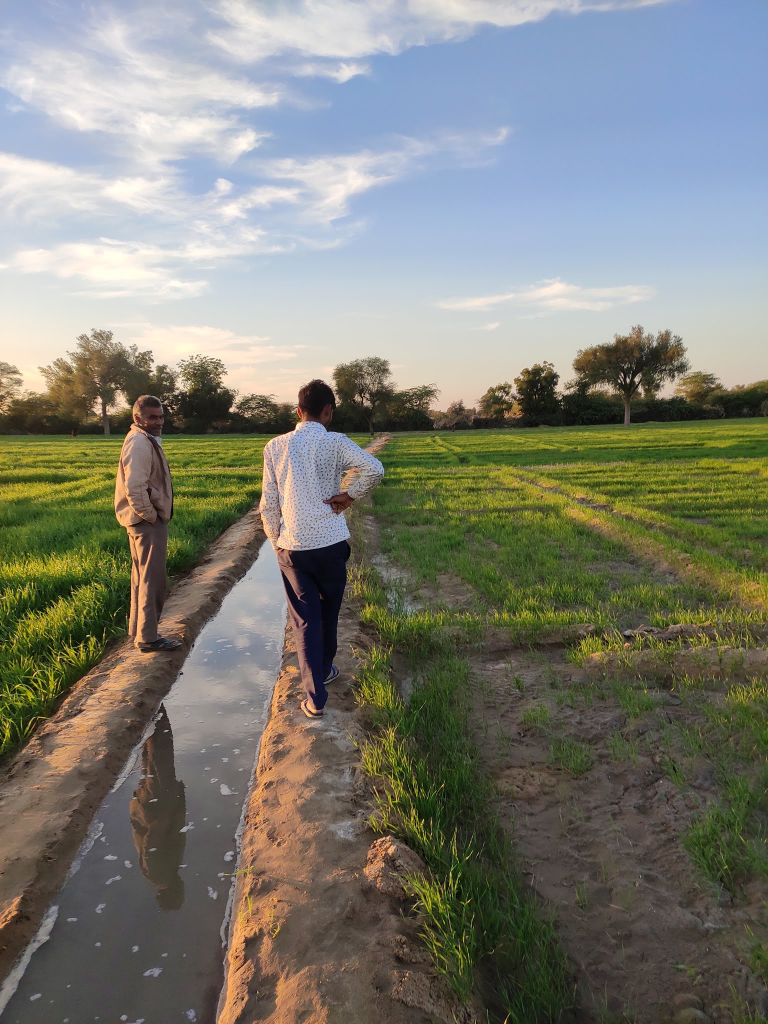
#> input picture Image Segmentation/1j.jpg, 1536 x 2048 px (shown at 1/2 size)
$ jupyter execute Thresholding.ipynb
#> lines starting #> are read from the running program, lines starting #| are printed output that depends on the picture; after the words box and inside, x2 and y2 are one past the last pixel; in counts of white or black regions, pixels touching at a corner belong together; long printed decimals are rounded
[cell 1]
import cv2
import matplotlib.pyplot as plt
import numpy as np
img = cv2.imread('1j.jpg')
#> img is the input picture: shape (2048, 1536, 3); mean B, G, R 116.7, 126.6, 125.8
img = cv2.cvtColor(img, cv2.COLOR_BGR2GRAY)
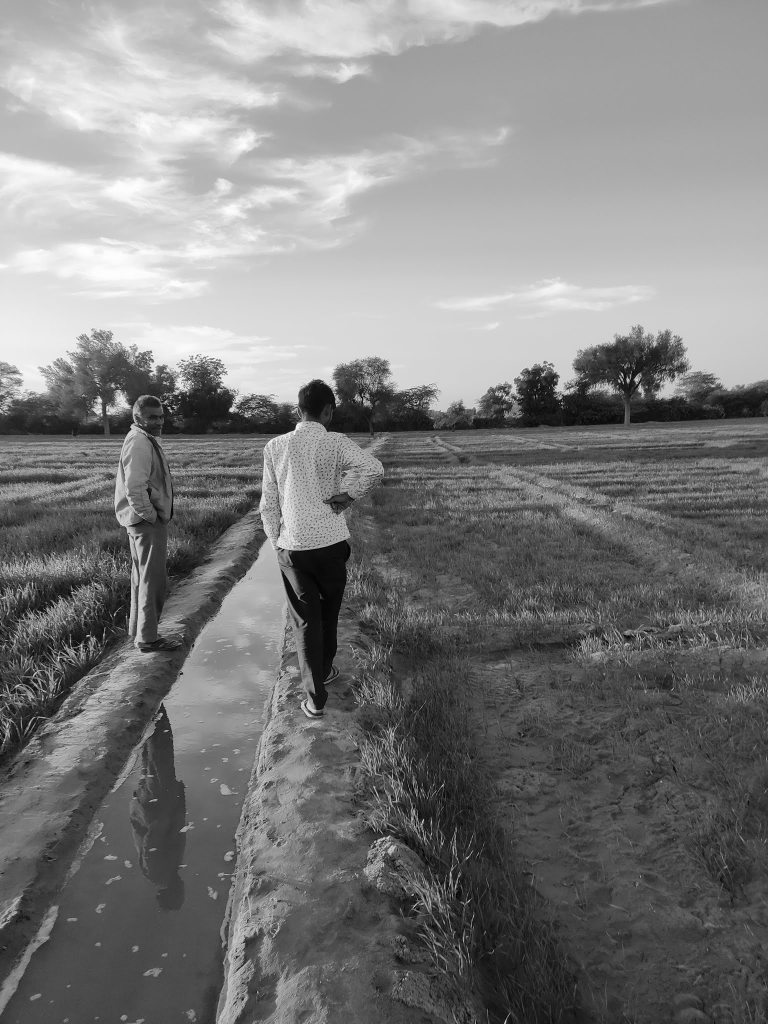
#> img: shape (2048, 1536) (shown at 1/2 size); min 0, max 254, mean 125.2
img = cv2.resize(img,(800,600))
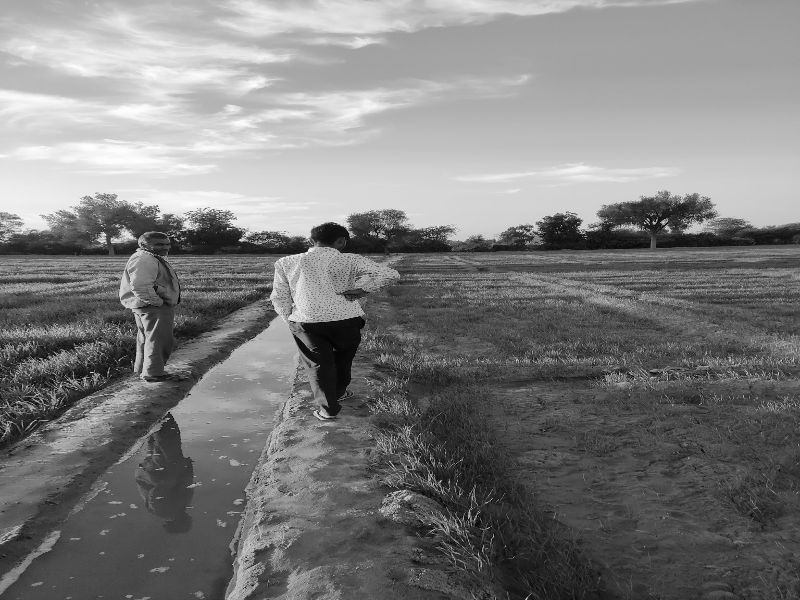
#> img: shape (600, 800); min 1, max 254, mean 125.2
#plt.imshow(img)
bins_num = 255
hist, bin_edges = np.histogram(img, bins=bins_num)
#> hist = 255 values, max 5516 at index 75, min 0 at index 127, mean 1882.4; bin_edges = 256 values from 1 to 254
plt.hist(img.ravel(),256)
plt.xlabel('pixel value')
plt.ylabel('pixel intensity')
plt.title('histogram')
plt.show()
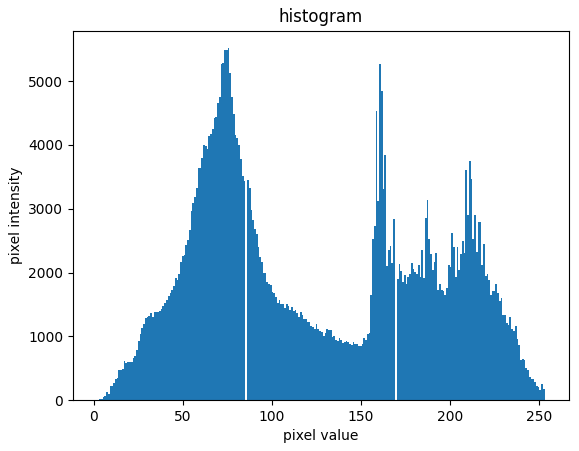
#> figure drawn by matplotlib, 1 panel; tallest bar 5516 high, from x = 75.12 to 76.11

bin_mids = (bin_edges[:-1] + bin_edges[1:]) / 2.
#> bin_mids = 255 values from 1.5 to 253.5
weight1 = np.cumsum(hist)
#> weight1 = 255 values from 1 to 480000
weight2 = np.cumsum(hist[::-1])[::-1]
#> weight2 = 255 values, max 480000 at index 0, min 1 at index 254, mean 236437.3
mean1 = np.cumsum(hist * bin_mids) / weight1
#> mean1 = 255 values from 1.5 to 125.1
mean2 = (np.cumsum((hist * bin_mids)[::-1]) / weight2[::-1])[::-1]
#> mean2 = 255 values from 125.1 to 253.5
inter_class_variance = weight1[:-1] * weight2[1:] * (mean1[:-1] - mean2[1:]) ** 2
#> inter_class_variance = 254 values, max 7.65e+14 at index 130, min 7.34e+09 at index 0, mean 4.11e+14
index_of_max_val = np.argmax(inter_class_variance)
#> index_of_max_val = 130
threshold = bin_mids[:-1][index_of_max_val]
#> threshold = 130.5
print("thresholding result: ", threshold)
#| thresholding result:  130.476
(tresh, Bin) = cv2.threshold(img,threshold,255,cv2.THRESH_BINARY)
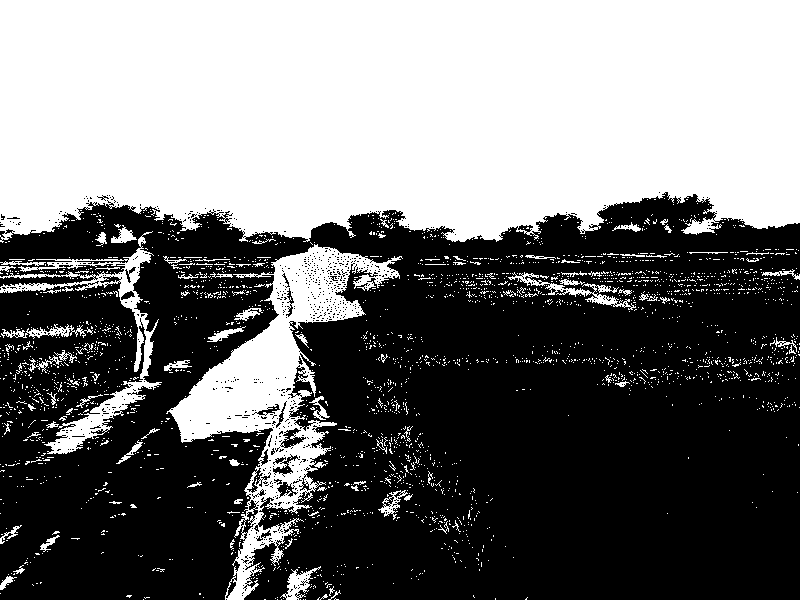
#> Bin: shape (600, 800); 45% white; 2513 white regions (2411 under 20 px), largest, box (x1, y1, x2, y2) and area: (0, 0, 800, 243) 177005, (166, 244, 403, 600) 20980, (0, 231, 162, 454) 5168
#> tresh = 130
cv2.imshow('Binary',Bin)
cv2.waitKey(0)

[cell 2]
from skimage import img_as_ubyte
from skimage.filters import threshold_multiotsu

Thresholds = threshold_multiotsu(img,classes = 5)
#> Thresholds = [58, 96, 143, 192]
print(Thresholds)
#| [ 58  96 143 192]

Regions = np.digitize(img, bins = Thresholds)
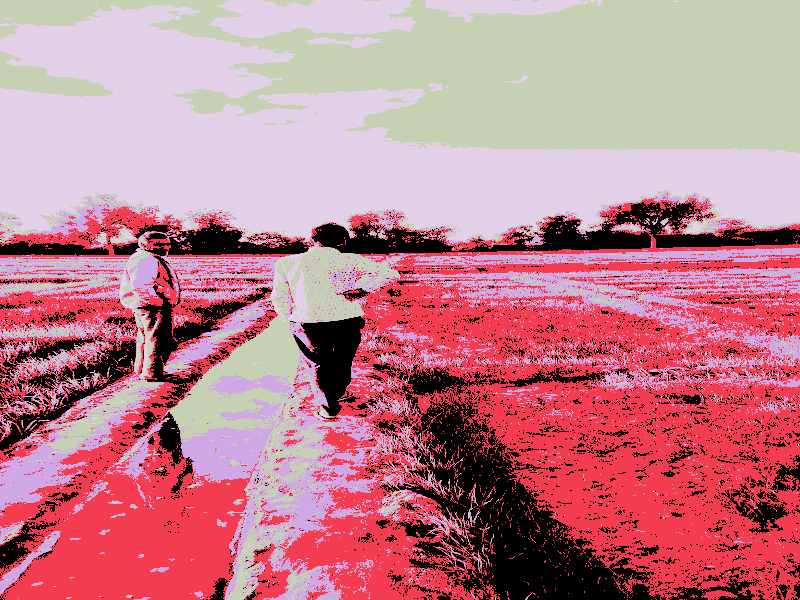
#> Regions: shape (600, 800) int64; 5 distinct labels, from 0 to 4; one colour per label, 0 black
Final_Img = img_as_ubyte(Regions)
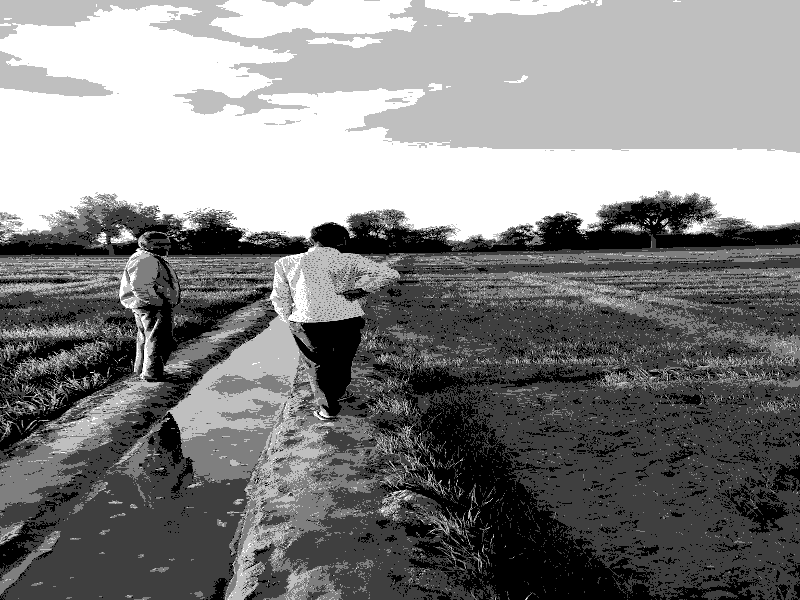
#> Final_Img: shape (600, 800); min 0, max 4, mean 2.05; drawn with min black and max white
plt.imshow(Regions)
plt.axis('off')
plt.savefig('Multi-Ostu.jpg')

[cell 3]
plt.hist(img.ravel(),bins = 255)
for thresh in Thresholds:
    plt.axvline(thresh, color = 'r')
#> this loop made 4 passes
#> thresh on passes 1 to 4: 58, 96, 143, 192
plt.xlabel('pixel value')
plt.ylabel('No.of pixel')
plt.savefig('Multi-otsu Hist.jpg')
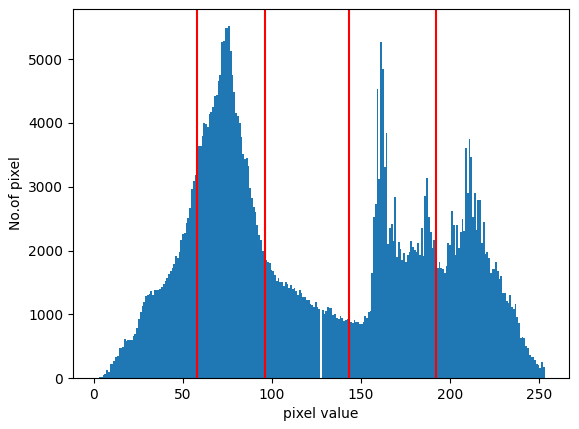
#> figure drawn by matplotlib, 1 panel; tallest bar 5516 high, from x = 75.41 to 76.4
